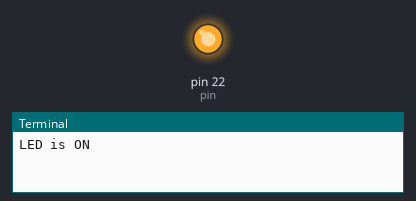
A program run on a simulated Jetson Nano (header pin numbers). Parts: output pins drawn as LEDs (lit = HIGH), the last lines printed to the terminal.

Above: at 1.0 s.
At 3.0 s:
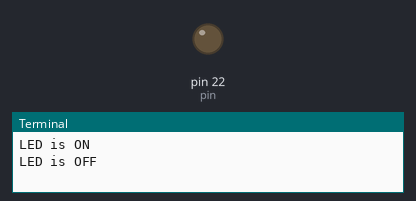
Timing chart, 0 to 5.2 s (numbered marks = the images above):
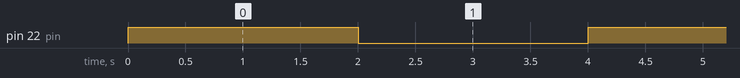

Measured:
- by itself, pin 22 (pin): alternates HIGH for 2.0 s and LOW for 2.0 s

The program:

led.py
```python
import Jetson.GPIO as GPIO
from time import sleep

pin = 22

# GPIO Setup
GPIO.setmode(GPIO.BOARD)
GPIO.setup(pin, GPIO.OUT)

# LED ON/OFF
while True:
  GPIO.output(pin, GPIO.HIGH)
  print("LED is ON")
  sleep(2)
  GPIO.output(pin, GPIO.LOW)
  print("LED is OFF")
  sleep(2)
```
